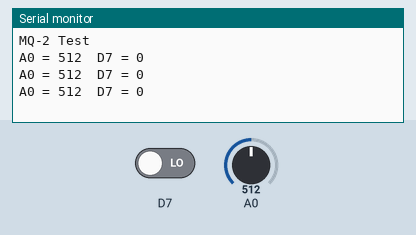
This sketch was run on a simulated ESP8266 (NodeMCU). Parts: the last lines printed to the serial monitor. The inputs (shaded band) are chosen by the test bench; at power-on: A0 = 512, D7 LOW.

Above: at 1.3 s.
1.4 s: A0 set to 716
At 1.9 s:
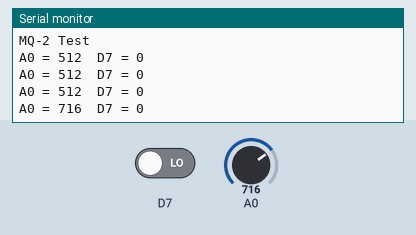
2.9 s: D7 driven HIGH
At 3.4 s:
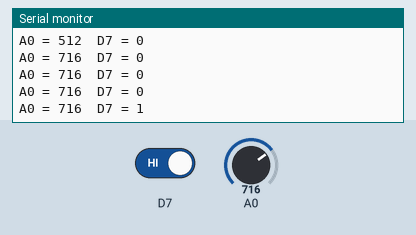
4.4 s: A0 set to 900
At 4.9 s:
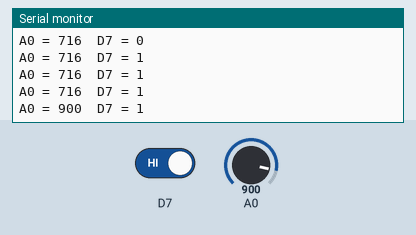
5.9 s: D7 driven LOW
At 6.4 s:
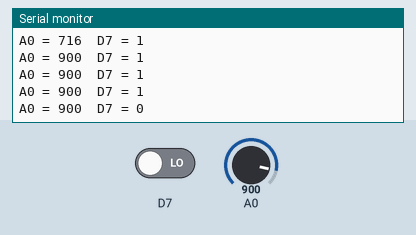
Timing chart, 0 to 8.4 s (numbered marks = the images above; inputs shaded):
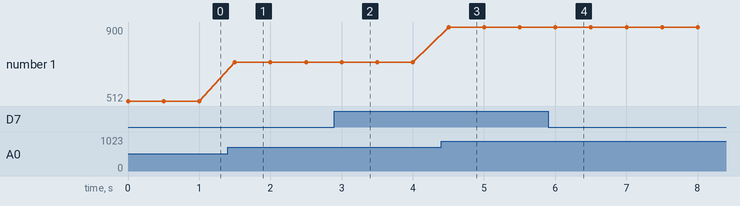

The sketch:

Examp.ino
```cpp
//--------------------------------------------------------------------------
void setup() {

  Serial.begin(115200);
  Serial.println("MQ-2 Test");
  pinMode(A0, INPUT);
  pinMode(D7, INPUT);
}
//-----------------------------------------------------------------------
void loop() {

  Serial.print("A0 = " + String(analogRead(A0)));
  Serial.println("  D7 = " + String(digitalRead(D7)));
  delay(500);
}
```

Measured:
- after the input at 1.4 s, the serial monitor: prints a new line after 0.10 s (image 1)
- after the input at 2.9 s, the serial monitor: prints a new line after 0.10 s (image 2)
- after the input at 4.4 s, the serial monitor: prints a new line after 0.10 s (image 3)
- after the input at 5.9 s, the serial monitor: prints a new line after 0.10 s (image 4)
- plotted number 1: 512 → 716 after the input at 1.4 s, 716 → 900 after the input at 4.4 s
